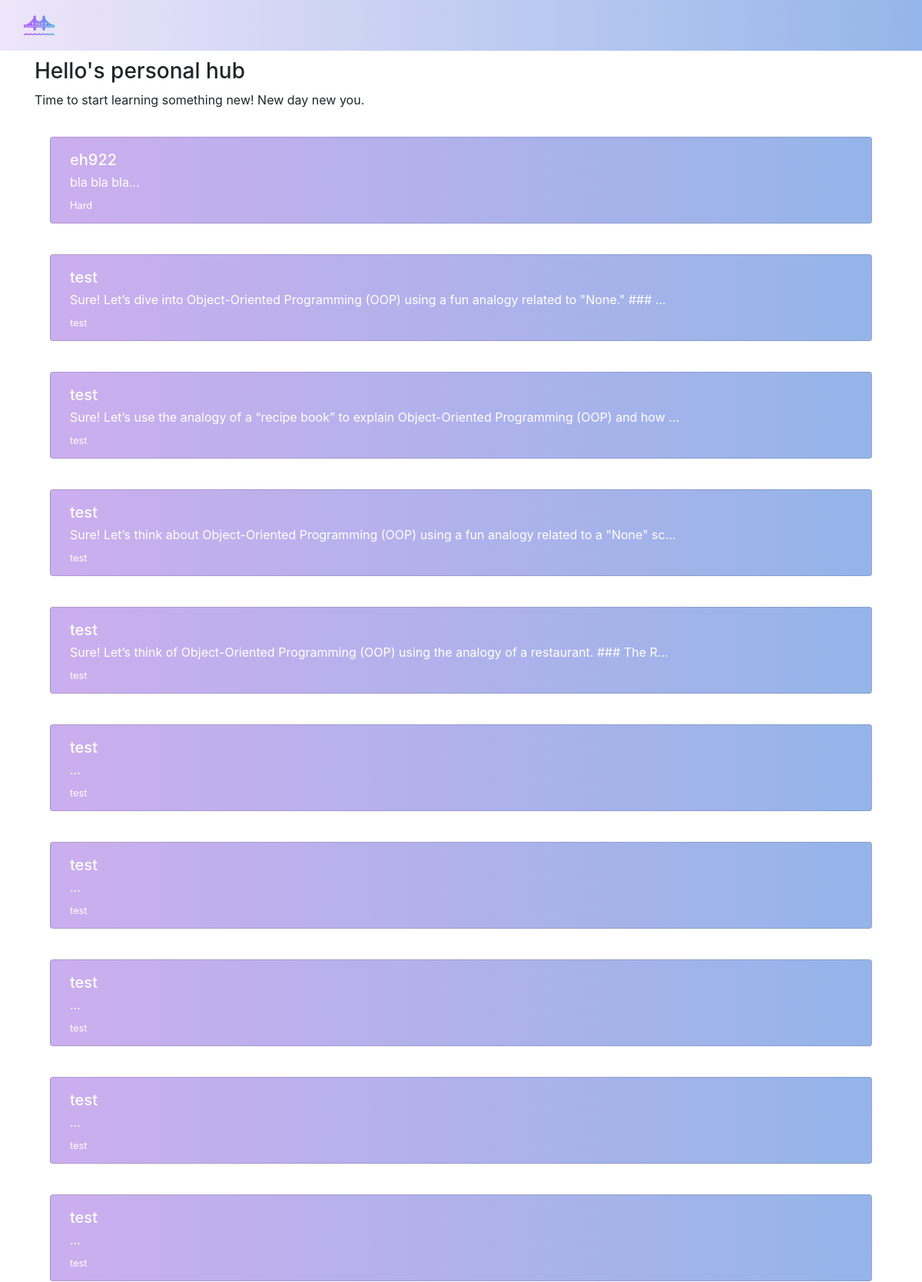
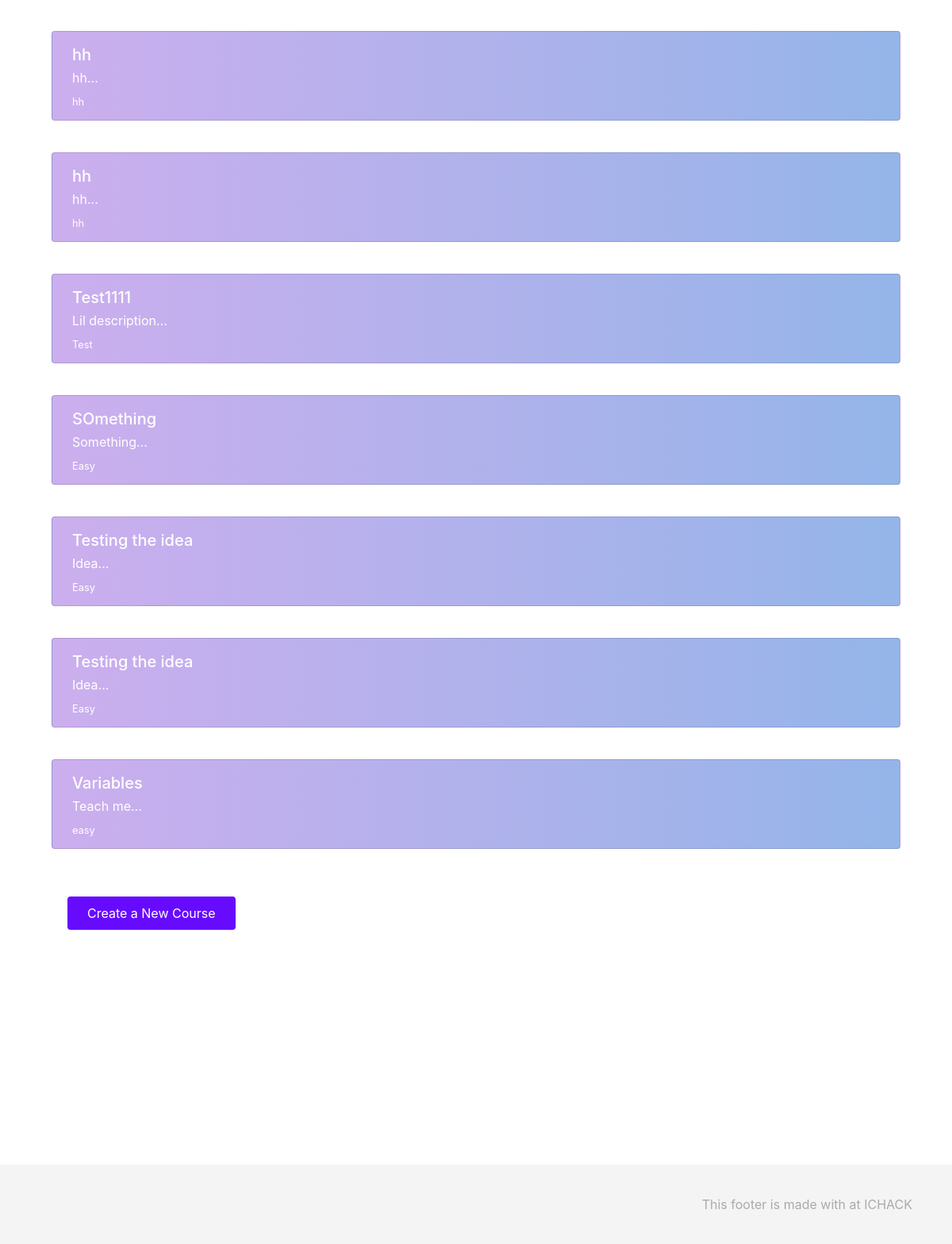
The page /dashboard (signed in) on the database as committed earlier (2 pictures, top to bottom).
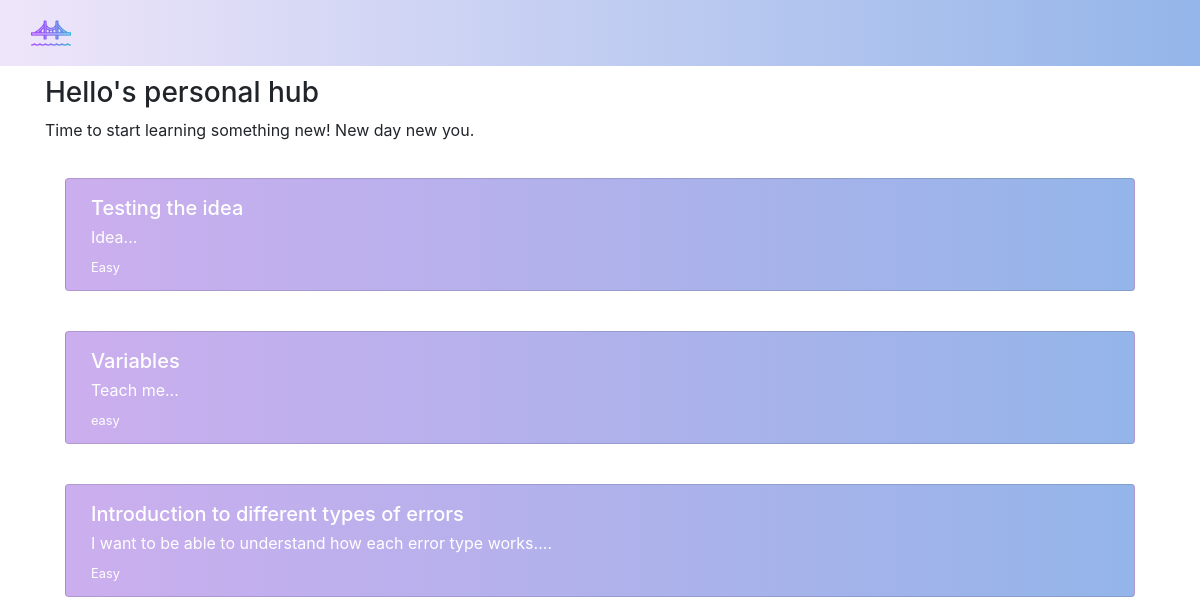
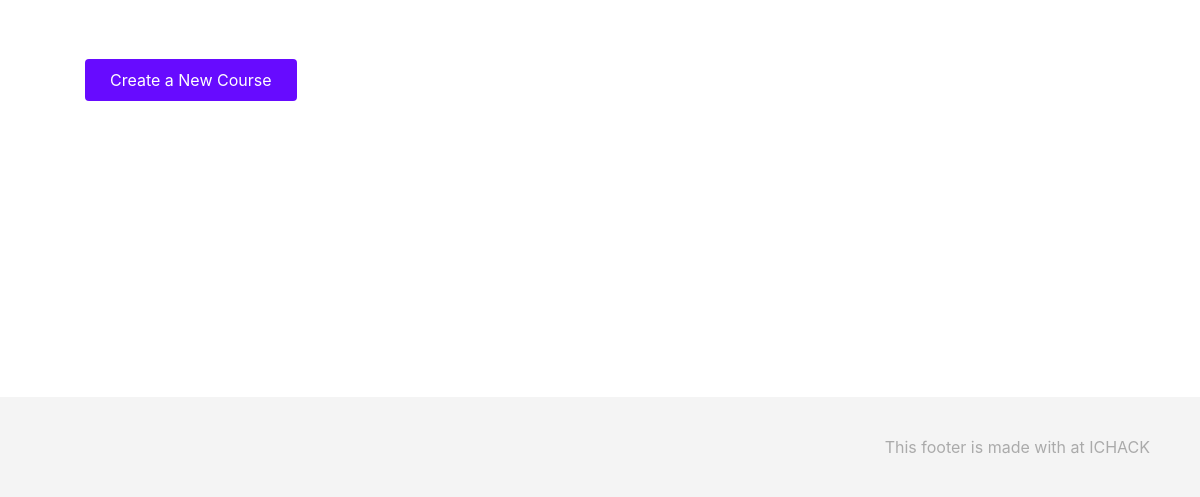
The same page on the database as committed later (2 pictures, top to bottom).
### app/models.py (models this page shows, shortened)
class User(UserMixin, db.Model):
    id = db.Column(db.Integer, primary_key=True)
    username = db.Column(db.String(150), unique=True, nullable=False)
    password_hash = db.Column(db.String(256), nullable=False)
    section_score = db.Column(db.Float, nullable=True)  # Stores scores, can be NULL
    key_interest = db.Column(db.String(255), nullable=True)  # Stores user interests
    courses = db.relationship('Course', back_populates='author', lazy=True)

class Course(db.Model):
    id = db.Column(db.Integer, primary_key=True)
    name = db.Column(db.String(100), nullable=False)
    difficulty_matrix = db.Column(db.String(100), nullable=False)
    description = db.Column(db.Text, nullable=False)
    content = db.Column(db.Text, nullable=False)
    questions = db.Column(db.Text, nullable=False)
    author_id = db.Column(db.Integer, db.ForeignKey('user.id'), nullable=False)
    author = db.relationship('User', back_populates='courses')

### app/routes.py (the view)
@main.route('/dashboard')
@login_required
def dashboard():
    username = current_user.username
    interest = current_user.key_interest
    courses = Course.query.filter_by(author_id=current_user.id).all()
    return render_template('dashboard.html', courses=courses, interest=interest, username=username)

### app/routes.py (called while the page is built)
@login_manager.user_loader
def load_user(user_id):
    return User.query.get(int(user_id))

### app/templates/dashboard.html (shortened to what this page needs)
{% extends "base.html" %}
{% block content %}
<body>
  <div class="background-image">
  <div class="main-container smaller-border">
    <div class="padding-top container">
        <h3>{{username}}'s personal hub</h3>
        <p>Time to start learning something new! New day new you.</p>
        <div class="list-group ">
            {% for course in courses %}
              <div class="padding-20">
              <a href="{{ url_for('main.view_course', id=course.id) }}" class="backgroundcolor list-group-item list-group-item-action">
                <div class="card-product-infos">
                  <h5 class="card-txt">  {{ course.name }}</h5>
                  <p class="card-txt">{{ course.description[:100] }}...</p>
                  <small class="card-txt">{{ course.difficulty_matrix }}</small>
                </div>
              </a>
            </div>
            {% else %}
                <p>No courses found.
            {% endfor %}
            </div>
            <div class="container padding-40">
              <a href="{{ url_for('main.create_course') }}" class="btn btn-flat">Create a New Course</a>
            </div>
        </div>
      </div>
      </div>
  </body>
{% endblock %}

### app/templates/base.html (shortened to what this page needs)
<!DOCTYPE html>
<html lang="en">
<head>
    <link rel="stylesheet" href="https://cdn.jsdelivr.net/npm/bootstrap@4.3.1/dist/css/bootstrap.min.css">
    <link rel="stylesheet" href="{{ url_for('static', filename='style.css') }}">
    <script src="https://unpkg.com/@tailwindcss/browser@4"></script>
  </head>
<body>
  <div class="navbar navbar-expand-sm navbar-light navbar-lewagon">
    <div class="container-fluid">
      <a class="navbar-brand" href="{{ url_for('main.home') }}">
        <img src="{{ url_for('static', filename='images/bridge.png') }}" />
  </a>
    </div>
  </div>
 {% block content %}{% endblock %}
    <p style="padding-top: 20%;"></p>
    <div class="footer">
      <div class="footer-copyright">
        This footer is made with  at ICHACK
      </div>
    </div>
</body>
</html>

### app/static/style.css (style rules this page uses)
.btn-flat { color: white; padding: 8px 24px; border-radius: 4px; background: #670BFF; transition: 'background' 0.3s ease; }
.navbar-lewagon { justify-content: space-between; background: rgba(204, 174, 238, 0.249); background: linear-gradient(90deg, rgba(204, 174, 238, 0.318) 0%, rgba(148,181,233,1) 100%); }
.navbar-lewagon .navbar-brand img { width: 40px; }
.footer { background: #F4F4F4; display: flex; align-items: center; justify-content: space-between; height: 100px; padding: 0px 50px; color: rgba(0,0,0,0.3); }
.padding-20 { padding: 20px }
.padding-40 { padding: 40px }
.card-txt { margin: 5px; padding: 0px; color: white; }
.backgroundcolor { background: rgb(204,174,238); background: linear-gradient(90deg, rgba(204,174,238,1) 0%, rgba(148,181,233,1) 100%); }
.padding-top { padding-top:10px }

Rows that differ between the two databases and show on the page:
removed Course: name "eh922", description "bla bla bla", difficulty_matrix "Hard"
removed Course: name "test", description "Sure! Let’s dive into Object-Oriented Programming (OOP) using a fun analogy related to \"None.\" ###", difficulty_matrix "test"
removed Course: name "test", description "Sure! Let’s use the analogy of a “recipe book” to explain Object-Oriented Programming (OOP) and how", difficulty_matrix "test"
removed Course: name "test", description "Sure! Let’s think about Object-Oriented Programming (OOP) using a fun analogy related to a \"None\" sc", difficulty_matrix "test"
removed Course: name "test", description "Sure! Let’s think of Object-Oriented Programming (OOP) using the analogy of a restaurant. ### The R", difficulty_matrix "test"
removed Course: name "test", difficulty_matrix "test"
removed Course: name "test", difficulty_matrix "test"
removed Course: name "test", difficulty_matrix "test"
removed Course: name "test", difficulty_matrix "test"
removed Course: name "test", difficulty_matrix "test"
removed Course: name "hh", description "hh", difficulty_matrix "hh"
removed Course: name "hh", description "hh", difficulty_matrix "hh"
removed Course: name "Test1111", description "Lil description", difficulty_matrix "Test"
removed Course: name "SOmething", description "Something", difficulty_matrix "Easy"
removed Course: name "Testing the idea", description "Idea", difficulty_matrix "Easy"
added Course: name "Introduction to different types of errors", description "I want to be able to understand how each error type works.", difficulty_matrix "Easy"
